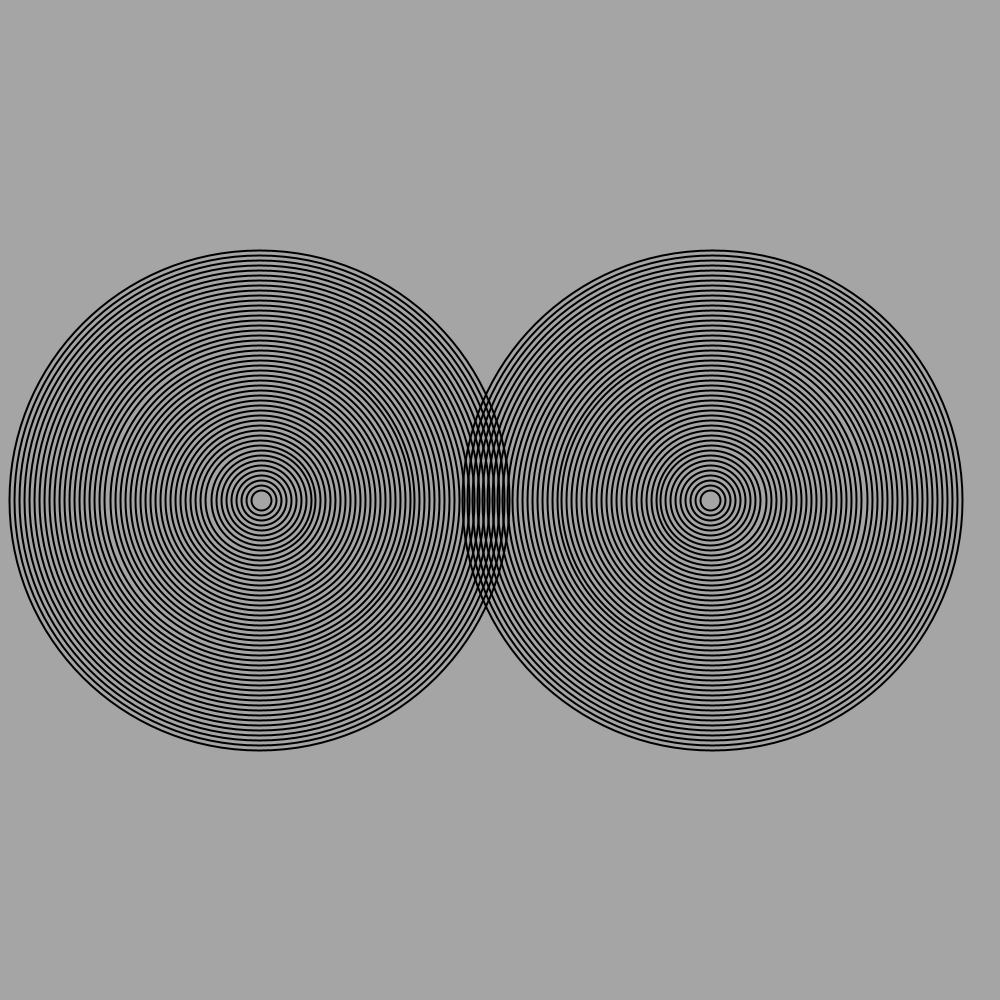
Frame 1 (no input)
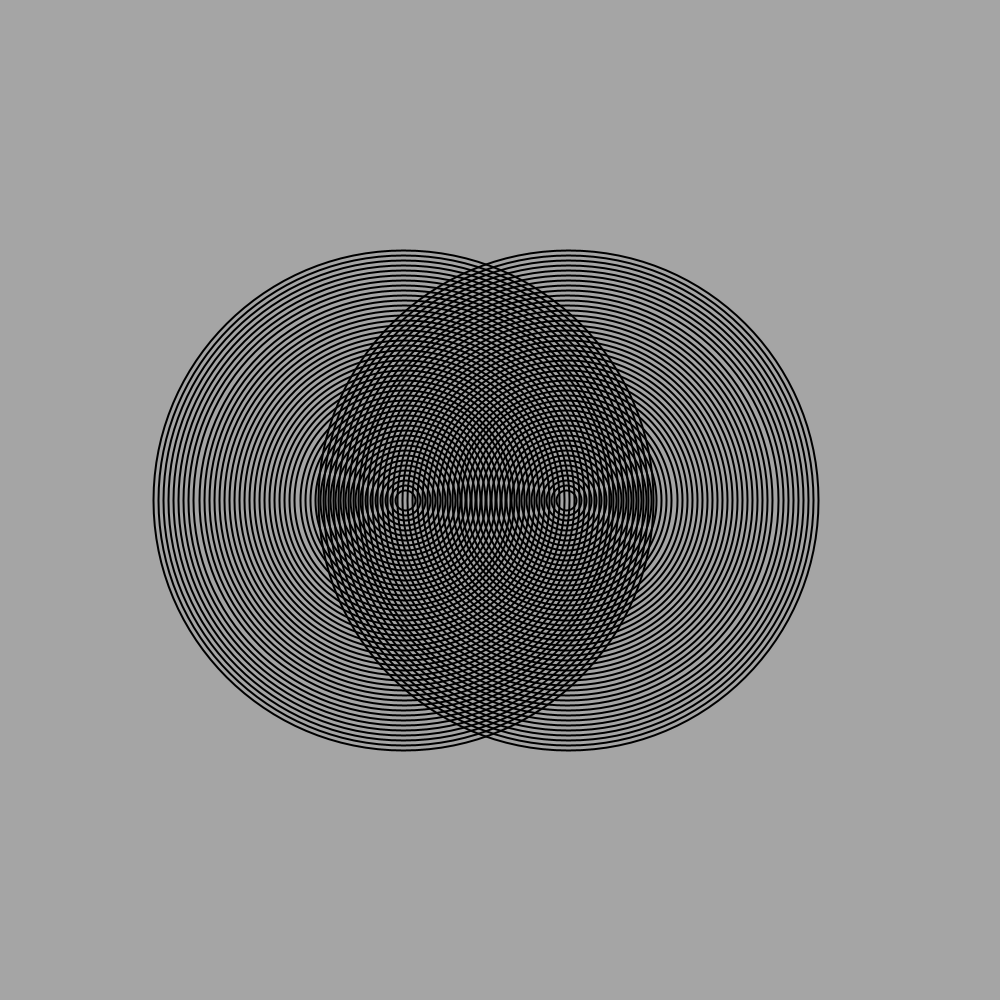
Frame 60 (the mouse pressed at the canvas centre just before this capture)
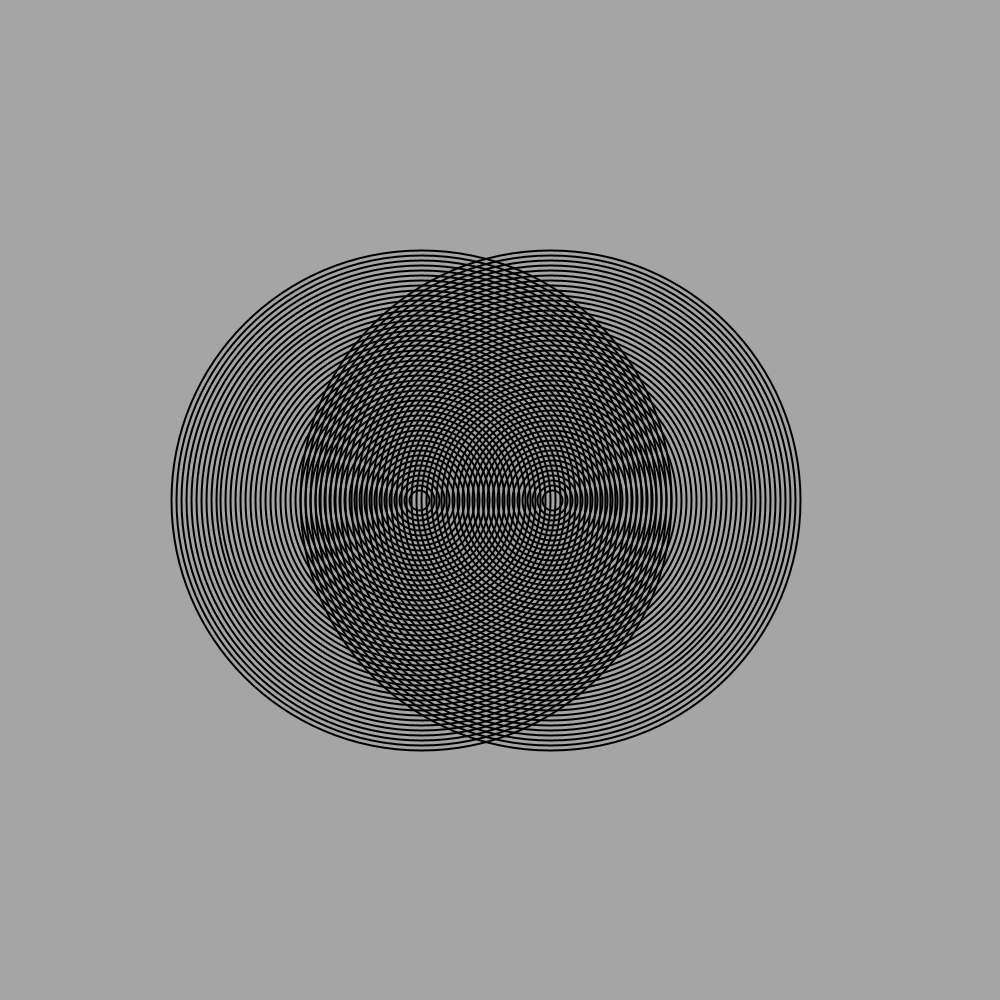
Frame 120 (the mouse held since frame 60 and released just before this capture)

The Processing sketch that drew these frames (run headless with seeded random() and noise(); from frame 60 on, the mouse is pressed at the canvas centre):

// Processing sketch: AmazingRings
// ── AmazingRings.pde
float x=713;
float y=500;
float x2=259;
float y2=500;
int size=500;
 
 void setup(){
 size(1000,1000);
  strokeWeight(2); 

  noFill();
  
  
  
}

void draw(){
background(#A5A5A5);





for(size=500;size>10;size-=10){
x2=x2+.05;
  

ellipse(x2,y2,size,size);

x=x-.05;  

  ellipse(x,y,size,size);

}
  if(mousePressed){
  println(mouseX,mouseY); 
 }
  
  
  
}
